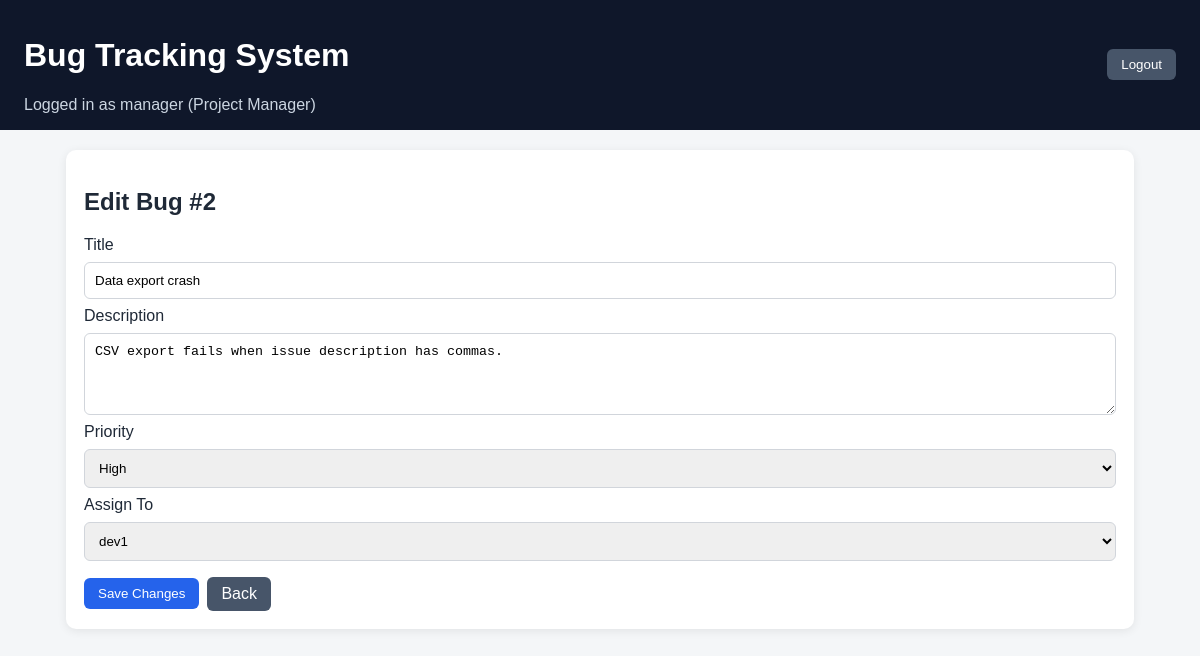
Screenshot of /bugs/2/edit (signed in) with the database file from the repository.
### tables this page shows
CREATE TABLE users (
            id INTEGER PRIMARY KEY AUTOINCREMENT,
            username TEXT NOT NULL UNIQUE,
            password TEXT NOT NULL,
            role TEXT NOT NULL CHECK(role IN ('Developer', 'Tester', 'Project Manager'))
        );

CREATE TABLE bugs (
            id INTEGER PRIMARY KEY AUTOINCREMENT,
            title TEXT NOT NULL,
            description TEXT NOT NULL,
            priority TEXT NOT NULL CHECK(priority IN ('Low', 'Medium', 'High', 'Critical')),
            status TEXT NOT NULL CHECK(status IN ('Open', 'In Progress', 'Resolved')) DEFAULT 'Open',
            assignee_id INTEGER,
            created_by INTEGER NOT NULL,
            created_at DATETIME DEFAULT CURRENT_TIMESTAMP,
            updated_at DATETIME DEFAULT CURRENT_TIMESTAMP,
            FOREIGN KEY (assignee_id) REFERENCES users (id),
            FOREIGN KEY (created_by) REFERENCES users (id)
        );

### bug_tracker/bugs.py (the view, shortened to what this page needs)
@bp.route("/bugs/<int:bug_id>/edit", methods=["GET", "POST"])
@login_required
def edit_bug(bug_id):
    db = get_db()
    bug = _get_bug_or_redirect(db, bug_id)
    if bug is None:
        return redirect(url_for("bugs.dashboard"))
    users = db.execute("SELECT id, username FROM users ORDER BY username ASC").fetchall()
    return render_template("edit_bug.html", bug=bug, users=users)

### bug_tracker/auth.py (called while the page is built)
def login_required(view):
    @wraps(view)
    def wrapped_view(**kwargs):
        if session.get("user_id") is None:
            return redirect(url_for("auth.login"))
        return view(**kwargs)
    return wrapped_view

### bug_tracker/bugs.py (called while the page is built)
def _get_bug_or_redirect(db, bug_id):
    bug = db.execute(
        """
        SELECT id, title, description, priority, status, assignee_id
        FROM bugs
        WHERE id = ?
        """,
        (bug_id,),
    ).fetchone()
    if bug is None:
        flash("Bug not found.")
        return None
    return bug

### bug_tracker/db.py (called while the page is built)
def get_db():
    if "db" not in g:
        g.db = sqlite3.connect(current_app.config["DATABASE"])
        g.db.row_factory = sqlite3.Row
    return g.db

### bug_tracker/templates/edit_bug.html (shortened to what this page needs)
{% extends "base.html" %}
{% block content %}
<section class="card">
    <h2>Edit Bug #{{ bug.id }}</h2>
    <form method="post" action="{{ url_for('bugs.edit_bug', bug_id=bug.id) }}" class="form-grid">
        <label for="title">Title</label>
        <input id="title" name="title" type="text" value="{{ bug.title }}" required>
        <label for="description">Description</label>
        <textarea id="description" name="description" rows="4" required>{{ bug.description }}</textarea>
        <label for="priority">Priority</label>
        <select id="priority" name="priority" required>
            <option value="High" {% if bug.priority == "High" %}selected{% endif %}>High</option>
        </select>
        <label for="assignee_id">Assign To</label>
        <select id="assignee_id" name="assignee_id">
            {% for user in users %}
            <option value="{{ user.id }}" {% if bug.assignee_id == user.id %}selected{% endif %}>
                {{ user.username }}
            </option>
            {% endfor %}
        </select>
        <div class="action-row">
            <button class="btn" type="submit">Save Changes</button>
            <a class="btn btn-secondary" href="{{ url_for('bugs.dashboard') }}">Back</a>
        </div>
    </form>
</section>
{% endblock %}

### bug_tracker/templates/base.html (shortened to what this page needs)
<!DOCTYPE html>
<html lang="en">
<head>
    <link rel="stylesheet" href="{{ url_for('static', filename='styles.css') }}">
</head>
<body>
    <header class="header">
        <div>
            <h1>Bug Tracking System</h1>
            {% if session.get('username') %}
            <p class="subtitle">Logged in as {{ session.get('username') }} ({{ session.get('role') }})</p>
            {% endif %}
        </div>
        {% if session.get('username') %}
        <form method="post" action="{{ url_for('auth.logout') }}">
            <button class="btn btn-secondary" type="submit">Logout</button>
        </form>
        {% endif %}
    </header>
    <main class="container">
        {% block content %}{% endblock %}
    </main>
</body>
</html>

### bug_tracker/static/styles.css (style rules this page uses)
* { box-sizing: border-box; }
body { margin: 0; font-family: Arial, sans-serif; background: #f4f6f8; color: #1f2937; }
.header { display: flex; justify-content: space-between; align-items: center; padding: 16px 24px; background: #0f172a; color: #fff; }
.subtitle { margin: 6px 0 0; color: #cbd5e1; }
.container { max-width: 1100px; margin: 20px auto; padding: 0 16px 24px; }
.card { background: #fff; border-radius: 10px; padding: 18px; box-shadow: 0 2px 10px rgba(0, 0, 0, 0.08); margin-bottom: 16px; }
.form-grid, .filter-grid { display: grid; gap: 8px; }
input, textarea, select { width: 100%; padding: 10px; border: 1px solid #d1d5db; border-radius: 6px; }
.btn { width: fit-content; padding: 8px 14px; border: none; border-radius: 6px; background: #2563eb; color: #fff; text-decoration: none; cursor: pointer; }
.btn-secondary { background: #475569; }
.action-row { margin-top: 8px; display: flex; gap: 8px; align-items: center; }

### rows the page displays
users: get "manager", get "Project Manager"
bugs: id "2", title "Data export crash", description "CSV export fails when issue description has commas.", priority "High", assignee_id "dev1"
